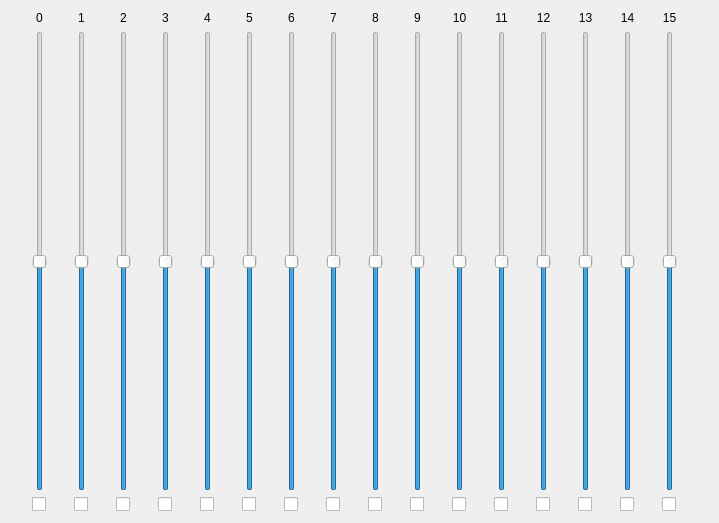
<?xml version="1.0" encoding="UTF-8"?>
<ui version="4.0">
 <class>AuxiliaryValveCommandWindow</class>
 <widget class="QWidget" name="AuxiliaryValveCommandWindow">
  <property name="geometry">
   <rect>
    <x>0</x>
    <y>0</y>
    <width>719</width>
    <height>523</height>
   </rect>
  </property>
  <property name="sizePolicy">
   <sizepolicy hsizetype="Preferred" vsizetype="Preferred">
    <horstretch>0</horstretch>
    <verstretch>0</verstretch>
   </sizepolicy>
  </property>
  <property name="windowTitle">
   <string>Form</string>
  </property>
  <layout class="QGridLayout" name="gridLayout">
   <item row="1" column="12">
    <widget class="QSlider" name="valve12VerticalSlider">
     <property name="minimum">
      <number>-250</number>
     </property>
     <property name="maximum">
      <number>250</number>
     </property>
     <property name="orientation">
      <enum>Qt::Vertical</enum>
     </property>
    </widget>
   </item>
   <item row="0" column="6">
    <widget class="QLabel" name="label_7">
     <property name="text">
      <string>6</string>
     </property>
     <property name="alignment">
      <set>Qt::AlignCenter</set>
     </property>
    </widget>
   </item>
   <item row="1" column="6">
    <widget class="QSlider" name="valve6VerticalSlider">
     <property name="minimum">
      <number>-250</number>
     </property>
     <property name="maximum">
      <number>250</number>
     </property>
     <property name="orientation">
      <enum>Qt::Vertical</enum>
     </property>
    </widget>
   </item>
   <item row="0" column="2">
    <widget class="QLabel" name="label_3">
     <property name="text">
      <string>2</string>
     </property>
     <property name="alignment">
      <set>Qt::AlignCenter</set>
     </property>
    </widget>
   </item>
   <item row="1" column="3">
    <widget class="QSlider" name="valve3VerticalSlider">
     <property name="minimum">
      <number>-250</number>
     </property>
     <property name="maximum">
      <number>250</number>
     </property>
     <property name="orientation">
      <enum>Qt::Vertical</enum>
     </property>
    </widget>
   </item>
   <item row="0" column="10">
    <widget class="QLabel" name="label_11">
     <property name="text">
      <string>10</string>
     </property>
     <property name="alignment">
      <set>Qt::AlignCenter</set>
     </property>
    </widget>
   </item>
   <item row="1" column="0">
    <widget class="QSlider" name="valve0VerticalSlider">
     <property name="minimum">
      <number>-250</number>
     </property>
     <property name="maximum">
      <number>250</number>
     </property>
     <property name="orientation">
      <enum>Qt::Vertical</enum>
     </property>
    </widget>
   </item>
   <item row="0" column="7">
    <widget class="QLabel" name="label_8">
     <property name="text">
      <string>7</string>
     </property>
     <property name="alignment">
      <set>Qt::AlignCenter</set>
     </property>
    </widget>
   </item>
   <item row="1" column="13">
    <widget class="QSlider" name="valve13VerticalSlider">
     <property name="minimum">
      <number>-250</number>
     </property>
     <property name="maximum">
      <number>250</number>
     </property>
     <property name="orientation">
      <enum>Qt::Vertical</enum>
     </property>
    </widget>
   </item>
   <item row="0" column="14">
    <widget class="QLabel" name="label_15">
     <property name="text">
      <string>14</string>
     </property>
     <property name="alignment">
      <set>Qt::AlignCenter</set>
     </property>
    </widget>
   </item>
   <item row="1" column="14">
    <widget class="QSlider" name="valve14VerticalSlider">
     <property name="minimum">
      <number>-250</number>
     </property>
     <property name="maximum">
      <number>250</number>
     </property>
     <property name="orientation">
      <enum>Qt::Vertical</enum>
     </property>
    </widget>
   </item>
   <item row="0" column="13">
    <widget class="QLabel" name="label_14">
     <property name="text">
      <string>13</string>
     </property>
     <property name="alignment">
      <set>Qt::AlignCenter</set>
     </property>
    </widget>
   </item>
   <item row="0" column="4">
    <widget class="QLabel" name="label_5">
     <property name="text">
      <string>4</string>
     </property>
     <property name="alignment">
      <set>Qt::AlignCenter</set>
     </property>
    </widget>
   </item>
   <item row="0" column="8">
    <widget class="QLabel" name="label_9">
     <property name="text">
      <string>8</string>
     </property>
     <property name="alignment">
      <set>Qt::AlignCenter</set>
     </property>
    </widget>
   </item>
   <item row="0" column="9">
    <widget class="QLabel" name="label_10">
     <property name="text">
      <string>9</string>
     </property>
     <property name="alignment">
      <set>Qt::AlignCenter</set>
     </property>
    </widget>
   </item>
   <item row="0" column="11">
    <widget class="QLabel" name="label_12">
     <property name="text">
      <string>11</string>
     </property>
     <property name="alignment">
      <set>Qt::AlignCenter</set>
     </property>
    </widget>
   </item>
   <item row="0" column="12">
    <widget class="QLabel" name="label_13">
     <property name="text">
      <string>12</string>
     </property>
     <property name="alignment">
      <set>Qt::AlignCenter</set>
     </property>
    </widget>
   </item>
   <item row="0" column="0">
    <widget class="QLabel" name="label">
     <property name="text">
      <string>0</string>
     </property>
     <property name="alignment">
      <set>Qt::AlignCenter</set>
     </property>
    </widget>
   </item>
   <item row="0" column="1">
    <widget class="QLabel" name="label_2">
     <property name="text">
      <string>1</string>
     </property>
     <property name="alignment">
      <set>Qt::AlignCenter</set>
     </property>
    </widget>
   </item>
   <item row="1" column="5">
    <widget class="QSlider" name="valve5VerticalSlider">
     <property name="minimum">
      <number>-250</number>
     </property>
     <property name="maximum">
      <number>250</number>
     </property>
     <property name="orientation">
      <enum>Qt::Vertical</enum>
     </property>
    </widget>
   </item>
   <item row="1" column="15">
    <widget class="QSlider" name="valve15VerticalSlider">
     <property name="minimum">
      <number>-250</number>
     </property>
     <property name="maximum">
      <number>250</number>
     </property>
     <property name="orientation">
      <enum>Qt::Vertical</enum>
     </property>
    </widget>
   </item>
   <item row="0" column="5">
    <widget class="QLabel" name="label_6">
     <property name="text">
      <string>5</string>
     </property>
     <property name="alignment">
      <set>Qt::AlignCenter</set>
     </property>
    </widget>
   </item>
   <item row="1" column="7">
    <widget class="QSlider" name="valve7VerticalSlider">
     <property name="minimum">
      <number>-250</number>
     </property>
     <property name="maximum">
      <number>250</number>
     </property>
     <property name="orientation">
      <enum>Qt::Vertical</enum>
     </property>
    </widget>
   </item>
   <item row="1" column="1">
    <widget class="QSlider" name="valve1VerticalSlider">
     <property name="minimum">
      <number>-250</number>
     </property>
     <property name="maximum">
      <number>250</number>
     </property>
     <property name="orientation">
      <enum>Qt::Vertical</enum>
     </property>
    </widget>
   </item>
   <item row="1" column="9">
    <widget class="QSlider" name="valve9VerticalSlider">
     <property name="minimum">
      <number>-250</number>
     </property>
     <property name="maximum">
      <number>250</number>
     </property>
     <property name="orientation">
      <enum>Qt::Vertical</enum>
     </property>
    </widget>
   </item>
   <item row="1" column="4">
    <widget class="QSlider" name="valve4VerticalSlider">
     <property name="minimum">
      <number>-250</number>
     </property>
     <property name="maximum">
      <number>250</number>
     </property>
     <property name="orientation">
      <enum>Qt::Vertical</enum>
     </property>
    </widget>
   </item>
   <item row="1" column="10">
    <widget class="QSlider" name="valve10VerticalSlider">
     <property name="minimum">
      <number>-250</number>
     </property>
     <property name="maximum">
      <number>250</number>
     </property>
     <property name="orientation">
      <enum>Qt::Vertical</enum>
     </property>
    </widget>
   </item>
   <item row="0" column="15">
    <widget class="QLabel" name="label_16">
     <property name="text">
      <string>15</string>
     </property>
     <property name="alignment">
      <set>Qt::AlignCenter</set>
     </property>
    </widget>
   </item>
   <item row="1" column="8">
    <widget class="QSlider" name="valve8VerticalSlider">
     <property name="minimum">
      <number>-250</number>
     </property>
     <property name="maximum">
      <number>250</number>
     </property>
     <property name="orientation">
      <enum>Qt::Vertical</enum>
     </property>
    </widget>
   </item>
   <item row="1" column="11">
    <widget class="QSlider" name="valve11VerticalSlider">
     <property name="minimum">
      <number>-250</number>
     </property>
     <property name="maximum">
      <number>250</number>
     </property>
     <property name="orientation">
      <enum>Qt::Vertical</enum>
     </property>
    </widget>
   </item>
   <item row="0" column="3">
    <widget class="QLabel" name="label_4">
     <property name="text">
      <string>3</string>
     </property>
     <property name="alignment">
      <set>Qt::AlignCenter</set>
     </property>
    </widget>
   </item>
   <item row="1" column="2">
    <widget class="QSlider" name="valve2VerticalSlider">
     <property name="minimum">
      <number>-250</number>
     </property>
     <property name="maximum">
      <number>250</number>
     </property>
     <property name="orientation">
      <enum>Qt::Vertical</enum>
     </property>
    </widget>
   </item>
   <item row="2" column="0">
    <widget class="QCheckBox" name="enableValve0CheckBox">
     <property name="text">
      <string/>
     </property>
    </widget>
   </item>
   <item row="2" column="1">
    <widget class="QCheckBox" name="enableValve1CheckBox">
     <property name="text">
      <string/>
     </property>
    </widget>
   </item>
   <item row="2" column="2">
    <widget class="QCheckBox" name="enableValve2CheckBox">
     <property name="text">
      <string/>
     </property>
    </widget>
   </item>
   <item row="2" column="3">
    <widget class="QCheckBox" name="enableValve3CheckBox">
     <property name="text">
      <string/>
     </property>
    </widget>
   </item>
   <item row="2" column="4">
    <widget class="QCheckBox" name="enableValve4CheckBox">
     <property name="text">
      <string/>
     </property>
    </widget>
   </item>
   <item row="2" column="5">
    <widget class="QCheckBox" name="enableValve5CheckBox">
     <property name="text">
      <string/>
     </property>
    </widget>
   </item>
   <item row="2" column="6">
    <widget class="QCheckBox" name="enableValve6CheckBox">
     <property name="text">
      <string/>
     </property>
    </widget>
   </item>
   <item row="2" column="7">
    <widget class="QCheckBox" name="enableValve7CheckBox">
     <property name="text">
      <string/>
     </property>
    </widget>
   </item>
   <item row="2" column="8">
    <widget class="QCheckBox" name="enableValve8CheckBox">
     <property name="text">
      <string/>
     </property>
    </widget>
   </item>
   <item row="2" column="9">
    <widget class="QCheckBox" name="enableValve9CheckBox">
     <property name="text">
      <string/>
     </property>
    </widget>
   </item>
   <item row="2" column="10">
    <widget class="QCheckBox" name="enableValve10CheckBox">
     <property name="text">
      <string/>
     </property>
    </widget>
   </item>
   <item row="2" column="11">
    <widget class="QCheckBox" name="enableValve11CheckBox">
     <property name="text">
      <string/>
     </property>
    </widget>
   </item>
   <item row="2" column="12">
    <widget class="QCheckBox" name="enableValve12CheckBox">
     <property name="text">
      <string/>
     </property>
    </widget>
   </item>
   <item row="2" column="13">
    <widget class="QCheckBox" name="enableValve13CheckBox">
     <property name="text">
      <string/>
     </property>
    </widget>
   </item>
   <item row="2" column="14">
    <widget class="QCheckBox" name="enableValve14CheckBox">
     <property name="text">
      <string/>
     </property>
    </widget>
   </item>
   <item row="2" column="15">
    <widget class="QCheckBox" name="enableValve15CheckBox">
     <property name="text">
      <string/>
     </property>
    </widget>
   </item>
  </layout>
 </widget>
 <resources/>
 <connections/>
</ui>
